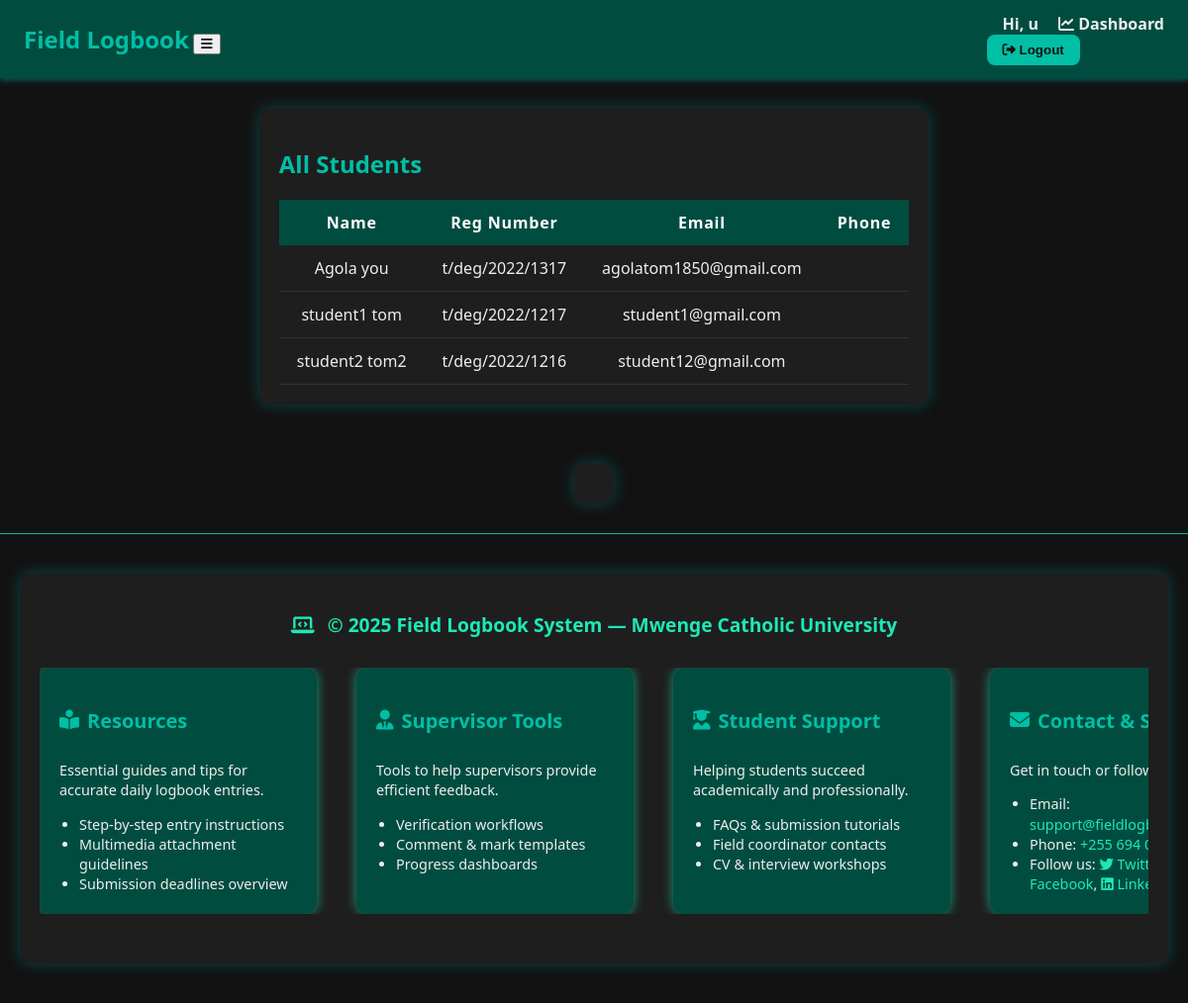
Page /students/all/ (signed in) on the committed database.
### users/models.py (models this page shows, shortened)
class CustomUser(AbstractUser):
    ROLE_CHOICES = [
        ('student', 'Student'),
        ('onstation', 'On-Station Supervisor'),
        ('oncampus', 'On-Campus Supervisor'),
        ('admin', 'Admin'),
    ]
    role = models.CharField(max_length=20, choices=ROLE_CHOICES)
    phone_number = models.CharField(max_length=20, blank=True, null=True)
    department = models.ForeignKey(
        Department,
        on_delete=models.SET_NULL,
        null=True,
        blank=True,
        related_name='users'
    )
    profile_picture = models.ImageField(upload_to='profile_pics/', blank=True, null=True)

class StudentProfile(models.Model):
    user = models.OneToOneField(
        CustomUser,
        on_delete=models.CASCADE,
        related_name='student_profile'
    )
    registration_number = models.CharField(max_length=50, unique=True)
    course = models.ForeignKey(
        Course,
        on_delete=models.SET_NULL,
        null=True,
        blank=True
    )
    year_of_study = models.PositiveSmallIntegerField()
    phone_number = models.CharField(max_length=15, blank=True, null=True)
    profile_picture = models.ImageField(upload_to='profile_pics/', blank=True, null=True)
    institution_name = models.CharField(max_length=100, blank=True, null=True)
    department = models.ForeignKey(
        Department,
        on_delete=models.SET_NULL,
        null=True,
        blank=True
    )
    gender = models.CharField(
        max_length=10,
        choices=[('Male', 'Male'), ('Female', 'Female')],
        blank=True
    )
    date_of_birth = models.DateField(blank=True, null=True)
    address = models.TextField(blank=True, null=True)
    general_report = models.FileField(upload_to='reports/general/', blank=True, null=True)
    technical_report = models.FileField(upload_to='reports/technical/', blank=True, null=True)
    marks = models.FloatField(blank=True, null=True)
    supervisor_onstation = models.ForeignKey(
        OnStationSupervisor,
        on_delete=models.SET_NULL,
        null=True,
        blank=True,
        related_name='onstation_students'
    )
    supervisor_oncampus = models.ForeignKey(
        OnCampusSupervisor,
        on_delete=models.SET_NULL,
        null=True,
        blank=True,
        related_name='oncampus_students'
    )

### users/views.py (the view)
# urls.py: path('students/all/', views.view_all_students, name='view_all_students'),
@login_required
def view_all_students(request):
    students = StudentProfile.objects.select_related('user').all()
    return render(request, 'users/view_all_students.html', {'students': students})

### users/templates/users/view_all_students.html
{% extends 'base.html' %}
{% load static %}
{% block content %}
<h2>All Students</h2>
<table class="full-width-table">
  <thead>
    <tr>
      <th>Name</th>
      <th>Reg Number</th>
      <th>Email</th>
      <th>Phone</th>
    </tr>
  </thead>
  <tbody>
    {% for student in students %}
      <tr>
        <td>{{ student.user.get_full_name }}</td>
        <td>{{ student.registration_number }}</td>
        <td>{{ student.user.email }}</td>
        <td>{{ student.user.phone }}</td>
      </tr>
    {% empty %}
      <tr><td colspan="4">No students found.</td></tr>
    {% endfor %}
  </tbody>
</table>
{% endblock %}

### users/templates/base.html (shortened to what this page needs)
{% load static %}
<!DOCTYPE html>
<html lang="en">
<head>
  <link href="https://cdnjs.cloudflare.com/ajax/libs/font-awesome/6.5.0/css/all.min.css" rel="stylesheet" />
  <link rel="stylesheet" href="{% static 'css/base_style.css' %}" />
</head>
<body>
  <nav class="navbar">
    <div class="nav-left">
      <a href="{% url 'users:home' %}" class="nav-logo">Field Logbook</a>
      <button id="nav-toggle"><i class="fas fa-bars"></i></button>
    </div>
    <div class="nav-right" id="nav-menu">
      {% if user.is_authenticated %}
        <span class="nav-welcome">Hi, {{ user.username }}</span>
        {% if user.is_superuser %}
          <a href="/admin/" class="nav-link"><i class="fas fa-tools"></i> Admin</a>
        {% else %}
          <a href="{% url 'users:dashboard' %}" class="nav-link"><i class="fas fa-chart-line"></i> Dashboard</a>
        {% endif %}
        <form method="post" action="{% url 'users:logout' %}" class="logout-form">
          <button type="submit" class="logout-btn">
            <i class="fas fa-sign-out-alt"></i> Logout
          </button>
        </form>
      {% endif %}
    </div>
  </nav>
  <main class="main-content">
    {% block content %}
    {% endblock %}
  </main>
  {% include 'includes/footer.html' %}
</body>
</html>

### users/static/css/base_style.css (style rules this page uses)
body { background-color: #121212; color: #eeeeee; font-family: 'Segoe UI', Tahoma, Geneva, Verdana, sans-serif; margin: 0; padding: 0; }
a { color: #00bfa5; text-decoration: none; }
.container, .content-wrapper, main { max-width: 960px; margin: 30px auto; padding: 20px; background-color: #1e1e1e; border-radius: 12px; box-shadow: 0 0 15px rgba(0, 128, 128, 0.5); }
.navbar { display: flex; justify-content: space-between; align-items: center; background-color: #004d40; padding: 0.8rem 1.5rem; color: #eeeeee; box-shadow: 0 2px 6px rgba(0, 128, 128, 0.7); }
.nav-logo { font-weight: 700; font-size: 1.5rem; color: #00bfa5; text-decoration: none; }
.nav-link, .nav-welcome { color: #eeeeee; margin-left: 1rem; font-weight: 600; }
.logout-btn { background-color: #00bfa5; color: #121212; border: none; border-radius: 8px; padding: 8px 16px; font-weight: 700; cursor: pointer; transition: background-color 0.3s ease; }
h1, h2, h3, h4 { color: #00bfa5; }
table { width: 100%; border-collapse: collapse; margin-top: 20px; font-size: 1rem; }
th, td { padding: 12px 18px; text-align: center; }
thead { background-color: #004d40; }
thead th { color: #ffffff; font-weight: 600; letter-spacing: 0.05em; }
tbody tr { border-bottom: 1px solid #333333; transition: background-color 0.3s ease; }
tbody tr:nth-child(even) { background-color: #1e1e1e; }

### users/templates/includes/footer.html (style rules this page uses)
* { box-sizing: border-box; }
html, body { margin: 0; padding: 0; height: 100%; }
body { display: flex; flex-direction: column; min-height: 100vh; font-family: 'Segoe UI', Tahoma, Geneva, Verdana, sans-serif; }
main { flex: 1 0 auto; }

### rows in the picture
CustomUser: username "u"
StudentProfile: user.get_full_name "Agola you", registration_number "t/deg/2022/1317", user.email "agolatom1850@gmail.com"
StudentProfile: user.get_full_name "student1 tom", registration_number "t/deg/2022/1217", user.email "student1@gmail.com"
StudentProfile: user.get_full_name "student2 tom2", registration_number "t/deg/2022/1216", user.email "student12@gmail.com"
